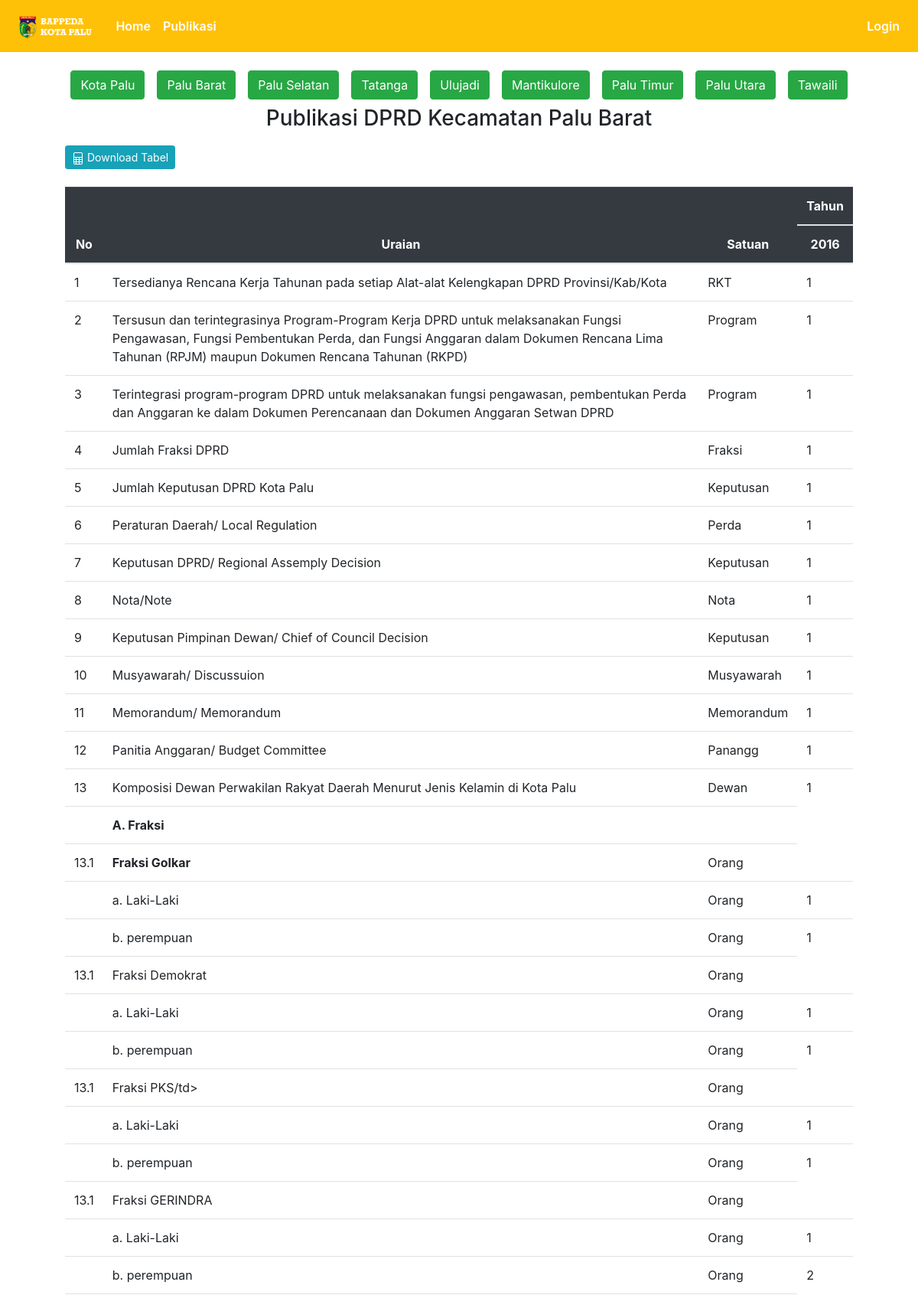
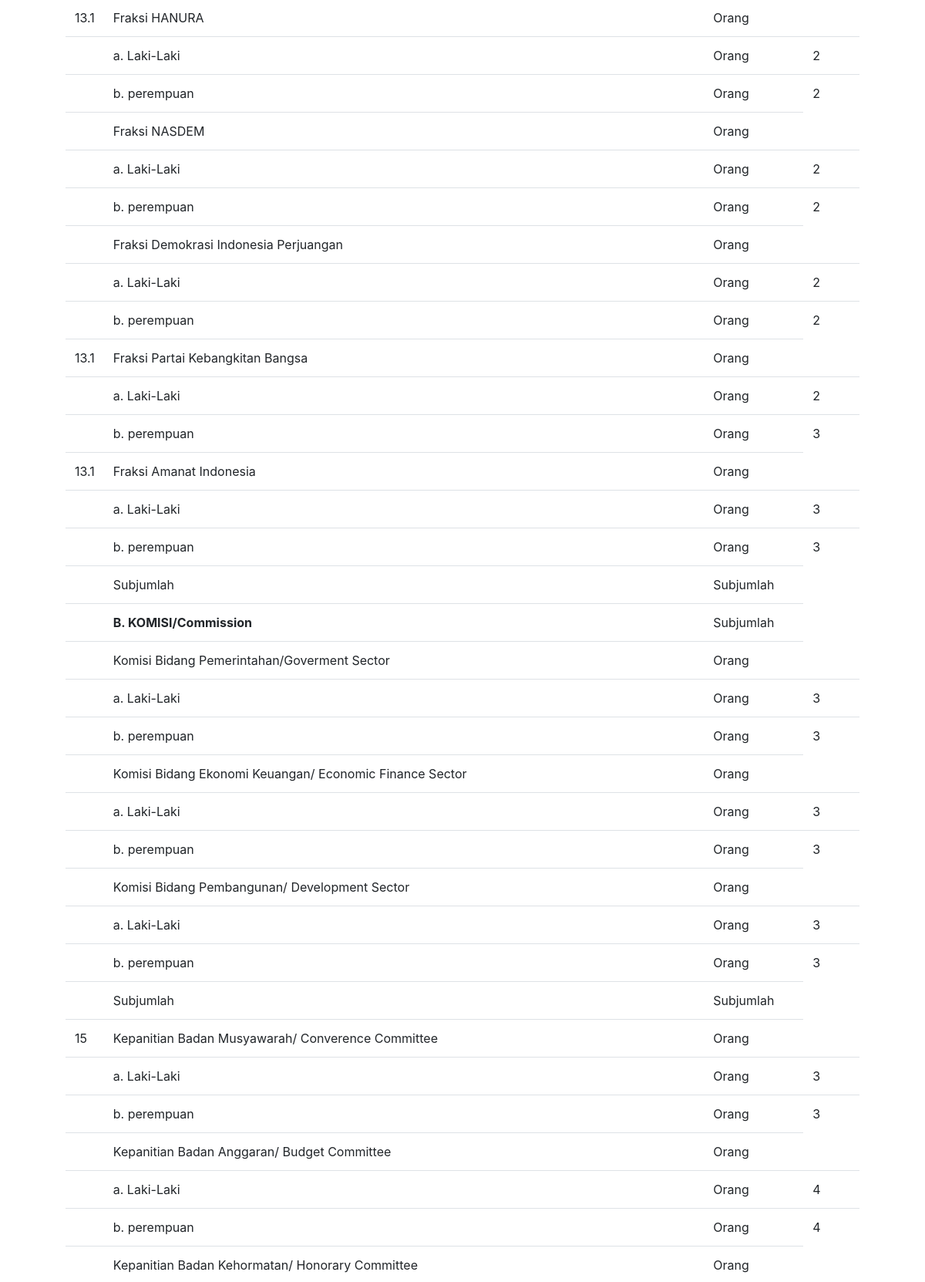
The app's page /publikasi/dprd/1 (upper part) with its own data (2 pictures, top to bottom).
### publication/models.py (models this page shows)
class Districts(db.Model):
  id = db.Column(db.Integer(), primary_key=True)
  name = db.Column(db.String(), nullable=False)
  user = db.relationship('Users', backref='district_owned_user', lazy=True)

class Dprd(db.Model):
  id = db.Column(db.Integer(), primary_key=True)
  tahun = db.Column(db.String(length=4), nullable=False)
  u1 = db.Column(db.Integer())
  u2 = db.Column(db.Integer())
  u3 = db.Column(db.Integer())
  u4 = db.Column(db.Integer())
  u5 = db.Column(db.Integer())
  u6 = db.Column(db.Integer())
  u7 = db.Column(db.Integer())
  u8 = db.Column(db.Integer())
  u9 = db.Column(db.Integer())
  u10 = db.Column(db.Integer())
  u11 = db.Column(db.Integer())
  u12 = db.Column(db.Integer())
  u13 = db.Column(db.Integer())
  u14 = db.Column(db.Integer())
  u15 = db.Column(db.Integer())
  u16 = db.Column(db.Integer())
  u17 = db.Column(db.Integer())
  u18 = db.Column(db.Integer())
  u19 = db.Column(db.Integer())
  u20 = db.Column(db.Integer())
  u21 = db.Column(db.Integer())
  u22 = db.Column(db.Integer())
  u23 = db.Column(db.Integer())
  u24 = db.Column(db.Integer())
  u25 = db.Column(db.Integer())
  u26 = db.Column(db.Integer())
  u27 = db.Column(db.Integer())
  u28 = db.Column(db.Integer())
  u29 = db.Column(db.Integer())
  u30 = db.Column(db.Integer())
  u31 = db.Column(db.Integer())
  u32 = db.Column(db.Integer())
  u33 = db.Column(db.Integer())
  u34 = db.Column(db.Integer())
  u35 = db.Column(db.Integer())
  u36 = db.Column(db.Integer())
  u37 = db.Column(db.Integer())
  u38 = db.Column(db.Integer())
  u39 = db.Column(db.Integer())
  u40 = db.Column(db.Integer())
  u41 = db.Column(db.Integer())
  u42 = db.Column(db.Integer())
  u43 = db.Column(db.Integer())
  u44 = db.Column(db.Integer())
  u45 = db.Column(db.Integer())
  district_id = db.Column(db.Integer(), nullable=True)

### publication/dprd/routes_dprd.py (the view)
@app.route('/publikasi/dprd/<int:district_id>')
def dprd_kec(district_id):
  data = Dprd.query.filter_by(district_id=district_id).order_by(Dprd.tahun).all()
  district_name = Districts.query.filter_by(id=district_id).first()
  return render_template('dprd/dprd_kec.html', data=data, district_id=district_id, district_name=district_name)

### publication/templates/dprd/dprd_kec.html (shortened to what this page needs)
{% extends 'base.html' %}
{% block content %}
  <div class="container">
    <div class="container ket-tabel d-flex justify-content-center">
      <a href="{{ url_for('dprd') }}" class="btn btn-success m-2">Kota Palu</a>
      <a href="{{ url_for('dprd_kec', district_id=1) }}" class="btn btn-success m-2">Palu Barat</a>
      <a href="{{ url_for('dprd_kec', district_id=2) }}" class="btn btn-success m-2">Palu Selatan</a>
      <a href="{{ url_for('dprd_kec', district_id=3) }}" class="btn btn-success m-2">Tatanga</a>
      <a href="{{ url_for('dprd_kec', district_id=4) }}" class="btn btn-success m-2">Ulujadi</a>
      <a href="{{ url_for('dprd_kec', district_id=5) }}" class="btn btn-success m-2">Mantikulore</a>
      <a href="{{ url_for('dprd_kec', district_id=6) }}" class="btn btn-success m-2">Palu Timur</a>
      <a href="{{ url_for('dprd_kec', district_id=7) }}" class="btn btn-success m-2">Palu Utara</a>
      <a href="{{ url_for('dprd_kec', district_id=8) }}" class="btn btn-success m-2">Tawaili</a>
    </div>
    <h3 class="text-center">Publikasi DPRD Kecamatan {{ district_name.name }}</h3>
    <button class="btn btn-sm btn-info btn-download" onclick="exportTableToExcel('dprdTable', 'tabel')">
      <span>
        Download Tabel
      </span>
    </button>
    <div class="table-responsive mb-5" style="padding: 5vh">
      <table class="table" id="dprdTable">
        <thead class="table-dark text-center">
          <tr>
            <th rowspan="2" scope="col">No</th>
            <th rowspan="2" scope="col">Uraian</th>
            <th rowspan="2" scope="col">Satuan</th>
            <th colspan="{{ data|length + 1 }}" scope="col" style="text-align: center">Tahun</th>
          </tr>
          <tr>
            {% for d in data %}
            <th>
              {{ d.tahun }}
            </th>
            {% endfor %}
          </tr>
        </thead>
        <tbody>
          <tr>
            <td>1</td>
            <td>Tersedianya Rencana Kerja Tahunan pada setiap Alat-alat Kelengkapan DPRD Provinsi/Kab/Kota</td>
            <td>RKT</td>
            {% for d in data %}
            <td>{{ d.u1 }}</td>
            {% endfor %}
          </tr>
          <tr>
            <td>2</td>
            <td>Tersusun dan terintegrasinya Program-Program Kerja DPRD untuk melaksanakan Fungsi Pengawasan, Fungsi Pembentukan Perda, dan Fungsi Anggaran dalam Dokumen Rencana Lima Tahunan (RPJM) maupun Dokumen Rencana Tahunan (RKPD)</td>
            <td>Program</td>
            {% for d in data %}
            <td>{{ d.u2 }}</td>
            {% endfor %}
          </tr>
          <tr>
            <td>3</td>
            <td>Terintegrasi program-program DPRD untuk melaksanakan fungsi pengawasan, pembentukan Perda dan Anggaran ke dalam Dokumen Perencanaan dan Dokumen Anggaran Setwan DPRD</td>
            <td>Program</td>
            {% for d in data %}
            <td>{{ d.u3 }}</td>
            {% endfor %}
          </tr>
          <tr>
            <td>4</td>
            <td>Jumlah Fraksi DPRD</td>
            <td>Fraksi</td>
            {% for d in data %}
            <td>{{ d.u4 }}</td>
            {% endfor %}
          </tr>
          <tr>
            <td>5</td>
            <td>Jumlah Keputusan DPRD Kota Palu</td>
            <td>Keputusan</td>
            {% for d in data %}
            <td>{{ d.u5 }}</td>
            {% endfor %}
          </tr>
          <tr>
            <td>6</td>
            <td>Peraturan Daerah/ Local Regulation</td>
            <td>Perda</td>
            {% for d in data %}
            <td>{{ d.u6 }}</td>
            {% endfor %}
          </tr>
          <tr>
            <td>7</td>
            <td>Keputusan DPRD/ Regional Assemply Decision</td>
            <td>Keputusan</td>
            {% for d in data %}
            <td>{{ d.u7 }}</td>
            {% endfor %}
          </tr>
          <tr>
            <td>8</td>
            <td>Nota/Note</td>
            <td>Nota</td>
            {% for d in data %}
            <td>{{ d.u8 }}</td>
            {% endfor %}
          </tr>
          <tr>
            <td>9</td>
            <td>Keputusan Pimpinan Dewan/ Chief of Council Decision</td>
            <td>Keputusan</td>
            {% for d in data %}
            <td>{{ d.u9 }}</td>
            {% endfor %}
          </tr>
          <tr>
            <td>10</td>
            <td>Musyawarah/ Discussuion</td>
            <td>Musyawarah</td>
            {% for d in data %}
            <td>{{ d.u10 }}</td>
            {% endfor %}
          </tr>
          <tr>
            <td>11</td>
            <td>Memorandum/ Memorandum</td>
            <td>Memorandum</td>
            {% for d in data %}
            <td>{{ d.u11 }}</td>
            {% endfor %}
          </tr>
          <tr>
            <td>12</td>
            <td>Panitia Anggaran/ Budget Committee</td>
            <td>Panangg</td>
            {% for d in data %}
            <td>{{ d.u12 }}</td>
            {% endfor %}
          </tr>
          <tr>
            <td>13</td>
            <td>Komposisi Dewan Perwakilan Rakyat Daerah Menurut Jenis Kelamin di Kota Palu</td>
            <td>Dewan</td>
            {% for d in data %}
            <td>{{ d.u13 }}</td>
            {% endfor %}
          </tr>
          <tr>
            <td></td>
            <td><strong>A. Fraksi</strong></td>
            <td></td>
          </tr>
          <tr>
            <td>13.1</td>
            <td><strong> Fraksi Golkar </strong></td>
            <td>Orang</td>
          </tr>
          <tr>
            <td></td>
            <td>a. Laki-Laki</td>
            <td>Orang</td>
            {% for d in data %}
            <td>{{ d.u14 }}</td>
            {% endfor %}
          </tr>
          <tr>
            <td></td>
            <td>b. perempuan</td>
            <td>Orang</td>
            {% for d in data %}
            <td>{{ d.u15 }}</td>
            {% endfor %}
          </tr>
          <tr>
            <td>13.1</td>
            <td>Fraksi Demokrat</td>
            <td>Orang</td>
          </tr>
          <tr>
            <td></td>
            <td>a. Laki-Laki</td>
            <td>Orang</td>
            {% for d in data %}
            <td>{{ d.u16 }}</td>
            {% endfor %}
          </tr>
          <tr>
            <td></td>
            <td>b. perempuan</td>
            <td>Orang</td>
            {% for d in data %}
            <td>{{ d.u17 }}</td>
            {% endfor %}
          </tr>
          <tr>
            <td>13.1</td>
            <td>Fraksi PKS/td></td>
            <td>Orang</td>
          </tr>
          <tr>
            <td></td>
            <td>a. Laki-Laki</td>
            <td>Orang</td>
            {% for d in data %}
            <td>{{ d.u18 }}</td>
            {% endfor %}
          </tr>
          <tr>
            <td></td>
            <td>b. perempuan</td>
            <td>Orang</td>
            {% for d in data %}
            <td>{{ d.u19 }}</td>
            {% endfor %}
          </tr>
          <tr>
            <td>13.1</td>
            <td>Fraksi GERINDRA</td>
            <td>Orang</td>
          </tr>
          <tr>
            <td></td>
            <td>a. Laki-Laki</td>
            <td>Orang</td>
            {% for d in data %}
            <td>{{ d.u20 }}</td>
            {% endfor %}
          </tr>
          <tr>
            <td></td>
            <td>b. perempuan</td>
            <td>Orang</td>
            {% for d in data %}
            <td>{{ d.u21 }}</td>
            {% endfor %}
          </tr>
          <tr>
            <td>13.1</td>
            <td>Fraksi HANURA</td>
            <td>Orang</td>
          </tr>
          <tr>
            <td></td>
            <td>a. Laki-Laki</td>
            <td>Orang</td>
            {% for d in data %}
            <td>{{ d.u22 }}</td>
            {% endfor %}
          </tr>
          <tr>
            <td></td>
            <td>b. perempuan</td>
            <td>Orang</td>
            {% for d in data %}
            <td>{{ d.u23 }}</td>
            {% endfor %}
          </tr>
          <tr>
            <td></td>
            <td>Fraksi NASDEM</td>
            <td>Orang</td>
          </tr>
          <tr>
            <td></td>
            <td>a. Laki-Laki</td>
            <td>Orang</td>
            {% for d in data %}
            <td>{{ d.u24 }}</td>
            {% endfor %}
          </tr>
          <tr>
            <td></td>
            <td>b. perempuan</td>
            <td>Orang</td>
            {% for d in data %}
            <td>{{ d.u25 }}</td>
            {% endfor %}
          </tr>
          <tr>
            <td></td>
            <td>Fraksi Demokrasi Indonesia Perjuangan</td>
            <td>Orang</td>
          </tr>
          <tr>
            <td></td>
            <td>a. Laki-Laki</td>
            <td>Orang</td>
            {% for d in data %}
            <td>{{ d.u26 }}</td>
            {% endfor %}
          </tr>
          <tr>
            <td></td>
            <td>b. perempuan</td>
            <td>Orang</td>
            {% for d in data %}
            <td>{{ d.u27 }}</td>
            {% endfor %}
          </tr>
          <tr>
            <td>13.1</td>
            <td>Fraksi Partai Kebangkitan Bangsa</td>
            <td>Orang</td>
          </tr>
          <tr>
            <td></td>
            <td>a. Laki-Laki</td>
            <td>Orang</td>
            {% for d in data %}
            <td>{{ d.u28 }}</td>
            {% endfor %}
          </tr>
          <tr>
            <td></td>
            <td>b. perempuan</td>
            <td>Orang</td>
            {% for d in data %}
            <td>{{ d.u29 }}</td>
            {% endfor %}
          </tr>
          <tr>
            <td>13.1</td>
            <td>Fraksi Amanat Indonesia</td>
            <td>Orang</td>
          </tr>
          <tr>
            <td></td>
            <td>a. Laki-Laki</td>
            <td>Orang</td>
            {% for d in data %}
            <td>{{ d.u30 }}</td>
            {% endfor %}
          </tr>
          <tr>
            <td></td>
            <td>b. perempuan</td>
            <td>Orang</td>
            {% for d in data %}
            <td>{{ d.u31 }}</td>
            {% endfor %}
          </tr>
          <tr>
            <td></td>
            <td>Subjumlah</td>
            <td>Subjumlah</td>
          </tr>
          <tr>
            <td></td>
            <td><strong>B. KOMISI/Commission</strong></td>
            <td>Subjumlah</td>
          </tr>
          <tr>
            <td></td>
            <td>Komisi Bidang Pemerintahan/Goverment Sector</td>
            <td>Orang</td>
          </tr>
          <tr>
            <td></td>
            <td>a. Laki-Laki</td>
            <td>Orang</td>
            {% for d in data %}
            <td>{{ d.u32 }}</td>
            {% endfor %}
          </tr>
          <tr>
            <td></td>
            <td>b. perempuan</td>
            <td>Orang</td>
            {% for d in data %}
            <td>{{ d.u33 }}</td>
            {% endfor %}
          </tr>
          <tr>
            <td></td>
            <td>Komisi Bidang Ekonomi Keuangan/ Economic Finance Sector</td>
            <td>Orang</td>
          </tr>
          <tr>
            <td></td>
            <td>a. Laki-Laki</td>
            <td>Orang</td>
            {% for d in data %}
            <td>{{ d.u34 }}</td>
            {% endfor %}
          </tr>
          <tr>
            <td></td>
            <td>b. perempuan</td>
            <td>Orang</td>
            {% for d in data %}
            <td>{{ d.u35 }}</td>
            {% endfor %}
          </tr>
          <tr>
            <td></td>
            <td>Komisi Bidang Pembangunan/ Development Sector</td>
            <td>Orang</td>
          </tr>
          <tr>
            <td></td>
            <td>a. Laki-Laki</td>
            <td>Orang</td>
            {% for d in data %}
            <td>{{ d.u36 }}</td>
            {% endfor %}
          </tr>
          <tr>
            <td></td>
            <td>b. perempuan</td>
            <td>Orang</td>
            {% for d in data %}
            <td>{{ d.u37 }}</td>
            {% endfor %}
          </tr>
          <tr>
            <td></td>
            <td>Subjumlah</td>
            <td>Subjumlah</td>
          </tr>
          <tr>
            <td>15</td>
            <td>Kepanitian Badan Musyawarah/ Converence Committee</td>
            <td>Orang</td>
          </tr>
          <tr>
            <td></td>
            <td>a. Laki-Laki</td>
            <td>Orang</td>
            {% for d in data %}
            <td>{{ d.u38 }}</td>
            {% endfor %}
          </tr>
          <tr>
            <td></td>
            <td>b. perempuan</td>
            <td>Orang</td>
            {% for d in data %}
            <td>{{ d.u39 }}</td>
            {% endfor %}
          </tr>
          <tr>
            <td></td>
            <td>Kepanitian Badan Anggaran/ Budget Committee</td>
            <td>Orang</td>
          </tr>
          <tr>
            <td></td>
            <td>a. Laki-Laki</td>
            <td>Orang</td>
            {% for d in data %}
            <td>{{ d.u40 }}</td>
            {% endfor %}
          </tr>
          <tr>
            <td></td>
            <td>b. perempuan</td>
            <td>Orang</td>
            {% for d in data %}
            <td>{{ d.u41 }}</td>
            {% endfor %}
          </tr>
          <tr>
            <td></td>
            <td>Kepanitian Badan Kehormatan/ Honorary Committee</td>
            <td>Orang</td>
          </tr>
        </tbody>
      </table>
    </div>
  </div>
{% endblock %}

### publication/static/css/style_agi.css (style rules this page uses)
.btn-download { margin-left: 40px; margin-bottom: -25px; }

### records on screen
Districts: name "Palu Barat"
Dprd: tahun "2016", u1 "1", u2 "1", u3 "1", u4 "1", u5 "1", u6 "1", u7 "1", u8 "1", u9 "1", u10 "1", u11 "1", u12 "1", u13 "1", u14 "1", u15 "1", u16 "1", u17 "1", u18 "1", u19 "1", u20 "1", u21 "2", u22 "2", u23 "2", u24 "2", u25 "2", u26 "2", u27 "2", u28 "2", u29 "3", u30 "3", u31 "3", u32 "3", u33 "3", u34 "3", u35 "3", u36 "3", u37 "3", u38 "3", u39 "3", u40 "4", u41 "4"
